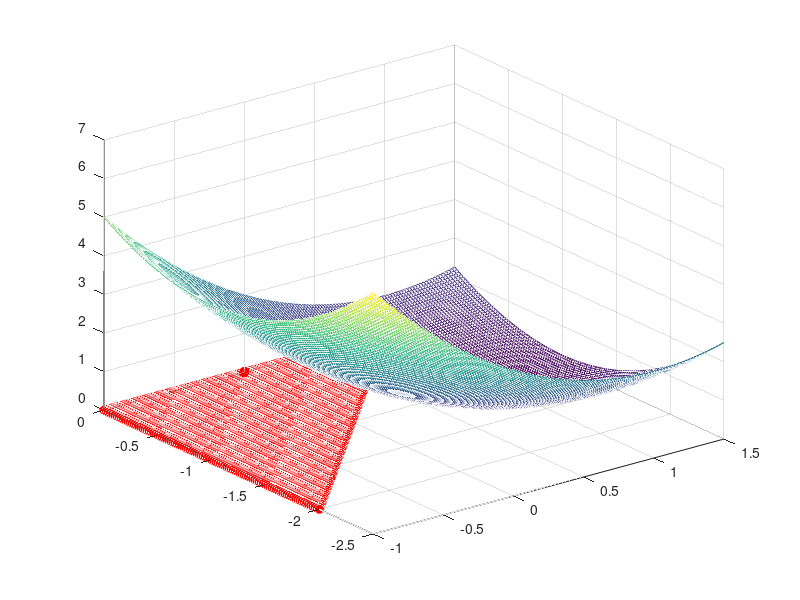

MATLAB code for this plot: (Note: this script raises an error after producing the figure.)
clear all;
close all;
clc;
warning off;

%%???????????????????????????????
%min x1^2+x2^2-2*x1+2*x2+2
%s.t. -x1+x2>=-1
%     x2>=-2
% H = [2 0;
%      0 2];
% c = [-2;2];
% A=[-1 1;
%     0 1];
% b=[-1;-2];
% m=2;
% delta = 0.1;
% p = 0.9;
% x = [-1;1];
% y = [1;1];
% w = [1;1];

% {
%min 9*x1^2+9*x2^2-30*x1-72*x2
%s.t. -2*x1-x2>=-4;
%      x1>=0
%      x2>=0
% H=[18 0;
%    0  18];
% c=[-30;-72];
% A=[-2 -1;
%     1  0;
%     0  1];
% b=[-4;0;0];
% m=2;
% delta = 0.1;
% p = 0.9;
% x = [-1;1];
% y = [1;1;1];
% w = [1;1;1];
% }

%min x1^2-x1*x2+x2^2-3*x1
%s.t. -x1-x2>=-2
%     x1>=0
%     x2>=0

H=[2 -1;
   -1 2];
c=[-3;0];
A=[-1 -1;
    1 0;
    0 1];
b=[-2;0;0];
m=2;
delta = 0.1;
p = 0.9;
x = [-1;1];
y = [1;1;1];
w = [1;1;1];

%{
%min 2*x1^2+x2^2-2*x1*x2-6*x1-2*x2
%s.t. -x1-x2>=-2
%     -2x1+x2>=-2
%     x1>=0
%     x2>=0
H=[4 -2;
   -2 2];
c=[-6;-2];
A=[-1 -1;
    -2 1;
    1 0;
    0 1];
b=[-2;-2;0;0];
m=2;
delta = 0.1;
p = 0.9;
x = [-1;1];
y = [1;1;1;1];
w = [1;1;1;1];
%}

%{
%min 2*x1^2+2*x2^2+x3^2+2*x1*x2+2*x1*x3-8*x1-6*x2-4*x2+9
%s.t.  -x1-x2-3>=-3
%      x1>=0
%      x2>=0
%      x3>=0

H=[4 2 2;
   2 4 0;
   2 0 2];
c=[-8;-6;-4];
A=[-1 -1 -1;
    1  0  0;
    0  1  0;
    0  0  1];
b=[-3;0;0;0];
m=9;
delta = 0.1;
p = 0.9;
x = [-1;-1;-1];
y = [1;1;1;1];
w = [1;1;1;1];
%}

%{
%min -2*x1+3*x2-x3
%s.t. x1+x2+x3<=10
%     2*x1-x2-2*x3<=8
%     0<=x1<=4
%     0<=x2<=4
%     -1<=x3<=2
H=zeros(3,3);
c=[-2;3;-1];
A=[-1 -1 -1;
   -2 1 2;
   1 0 0 ;
   -1 0 0;
   0 1 0;
   0 -1 0;
   0 0 1;
   0 0 -1];

b=[-10;-8;0;-4;0;-4;-1;-2];
m=2;
x= rand(3,1);
y = rand(8,1);
w = rand(8,1);
delta = 0.1;
p = 0.9;
%}

%%?????????????
while 1
  
    rou = b - A*x + w;
    sigma = c + H*x - A'*y;
    gama = y'*w;
    mu = delta*gama/m;
    
    dxy = inv([-H A';A diag((1./y).*w)])*[sigma;[b-A*x+mu*(1./y)]];
    
    dx = dxy(1:length(x));
    dy = dxy(end-length(y)+1:end);  
    dw = 1./y.*(mu-y.*w-w.*dy);
    
    lambda = min([p*(1/max([-(dy./y);-(dw./w)])) 1]);
    
    x = x + lambda * dx;
    y = y + lambda * dy;
    w = w + lambda * dw;
    
    if norm(dx)<1e-10
        x
        break;
    end
    
end

%%???????
[x1,x2]=meshgrid(-1:0.02:1.5,-2.5:0.02:0);
z1 = x1.^2+x2.^2-2*x1+2*x2+2;
mesh(x1,x2,z1);
hold on;

z = -x1+x2;
ind = z>=-1;
X1 = x1.*ind;
X2 = x2.*ind;
scatter1 = scatter(X1(:),X2(:),'r.','MarkerFaceColor','r','MarkerEdgeColor','r');       %??????
scatter1.MarkerFaceAlpha = .1;
scatter1.MarkerEdgeAlpha = .1;

z = x2;
ind = z>=-2;
X1 = x1.*ind;
X2 = x2.*ind;
scatter2 = scatter(X1(:),X2(:),'b.','MarkerFaceColor','b','MarkerEdgeColor','b');
scatter2.MarkerFaceAlpha = .1;
scatter2.MarkerEdgeAlpha = .1;

plot3(x(1),x(2),x(1)^2+x(2)^2-2*x(1)+2*x(2)+2,'r*')